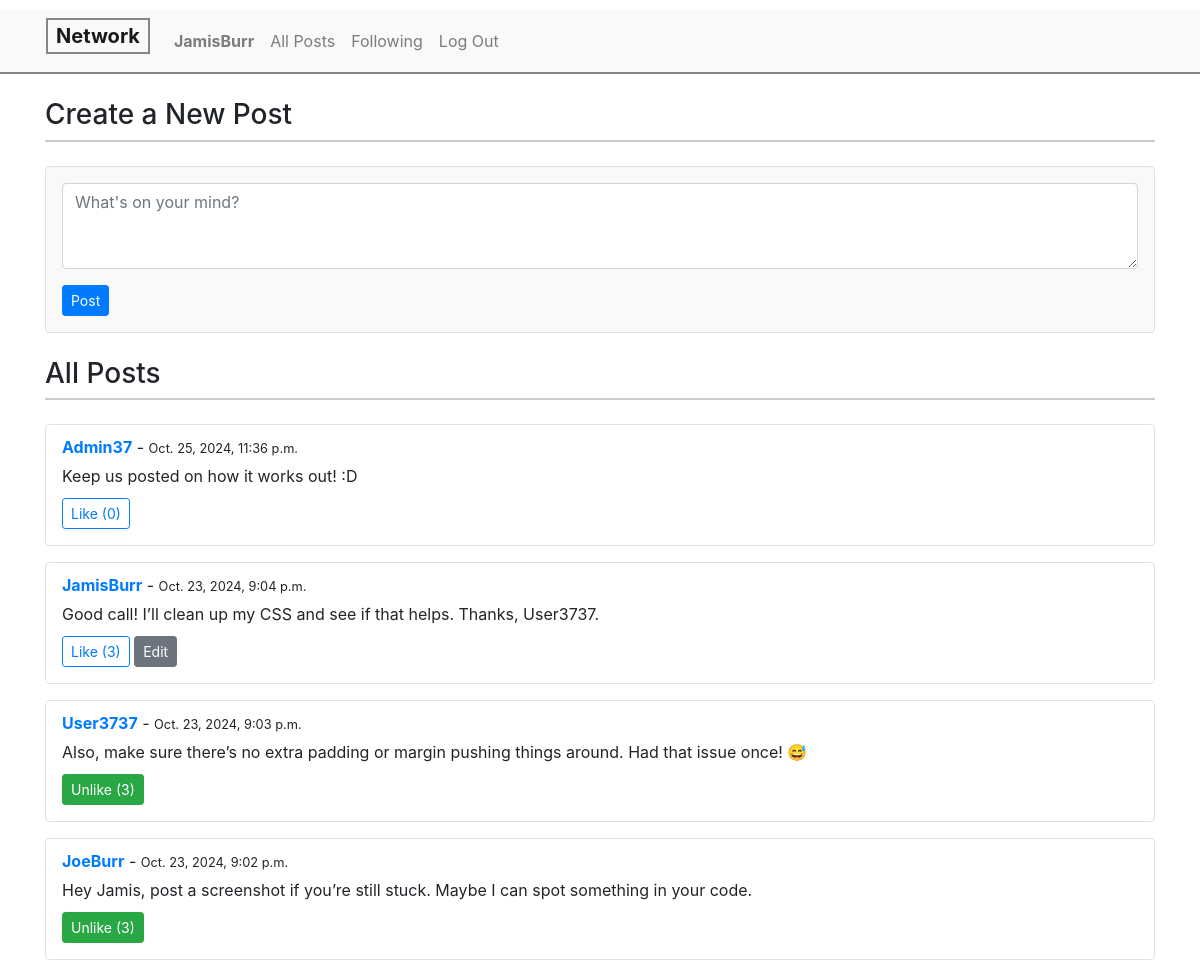
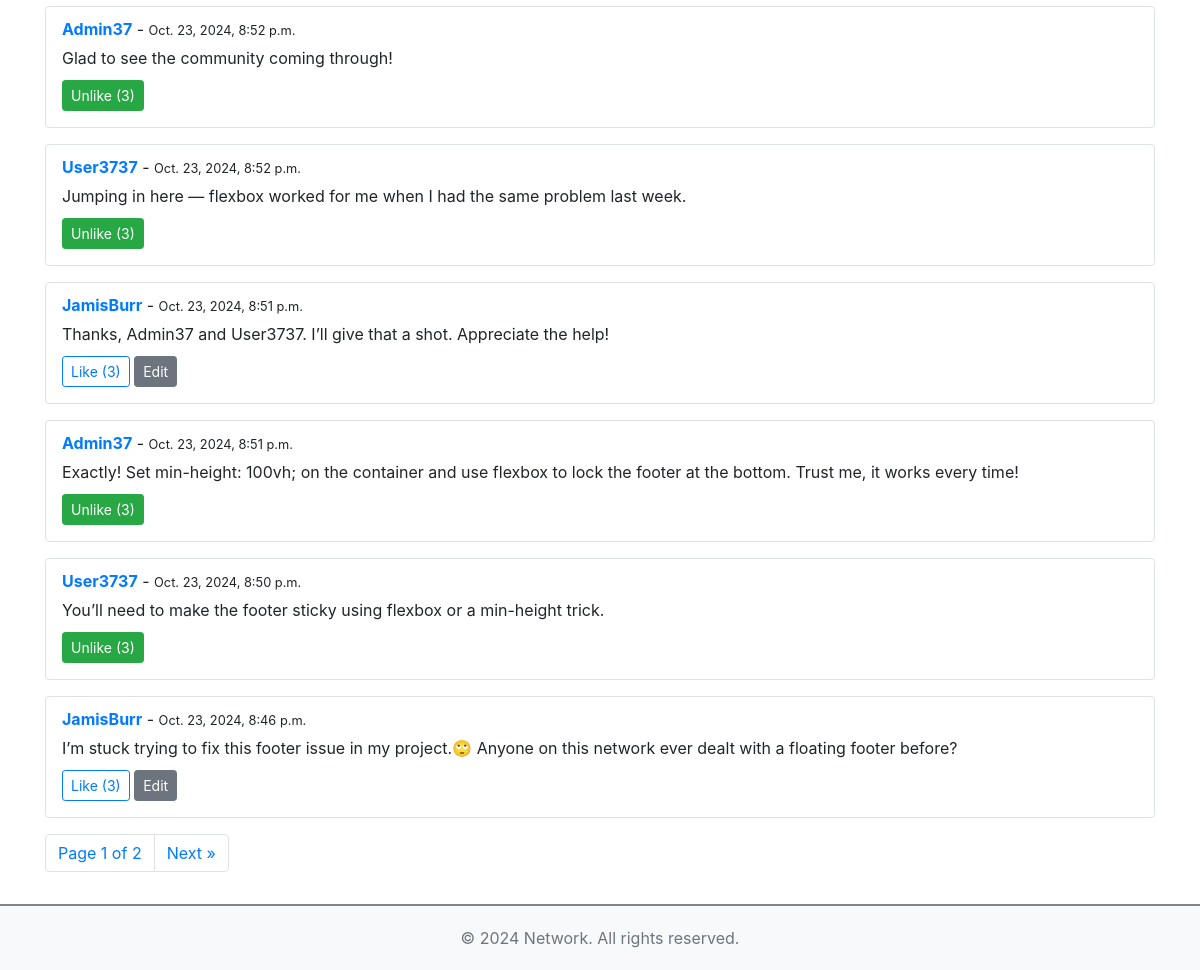
/ (signed in), run on the app's committed database (2 pictures, top to bottom).
### network/models.py (models this page shows, shortened)
class User(AbstractUser):
    following = models.ManyToManyField('self', symmetrical=False, related_name='followers')

class Post(models.Model):
    user = models.ForeignKey(User, on_delete=models.CASCADE, related_name="posts")
    content = models.TextField()
    timestamp = models.DateTimeField(auto_now_add=True)
    likes = models.ManyToManyField(User, related_name='liked_posts', blank=True)

### network/views.py (the view)
# urls.py: path("", views.index, name="index"),
def index(request):
    if request.method == "POST":
        content = request.POST.get('content', '')
        if content:  # Check that content is not empty
            Post.objects.create(user=request.user, content=content)
        return redirect('index')
    posts = Post.objects.all().order_by('-timestamp')
    paginator = Paginator(posts, 10)  # Show 10 posts per page
    page_number = request.GET.get('page')
    page_obj = paginator.get_page(page_number)
    return render(request, "network/index.html", {
        "page_obj": page_obj
    })

### network/templates/network/index.html (shortened to what this page needs)
{% extends "network/layout.html" %}
{% block body %}
    {% if user.is_authenticated %}
    <h4 class="page-header">Create a New Post</h4>
    <div class="new-post mb-4 p-3 border rounded">
        <form id="new-post-form" method="POST">
            <textarea id="post-content" name="content" class="form-control" rows="3" placeholder="What's on your mind?"></textarea>
            <button type="submit" class="btn btn-sm btn btn-primary mt-1 post-button">Post</button>
        </form>
    </div>
    {% endif %}
    <h4 class="page-header">All Posts</h4>
    <div id="all-posts">
        {% for post in page_obj %}
            <div class="post mb-3 p-3 border rounded">
                <a href="{% url 'profile' post.user.username %}"><strong>{{ post.user.username }}</strong></a> - <small>{{ post.timestamp }}</small>
                <p id="post-content-{{ post.id }}" class="post-content">{{ post.content }}</p>
                <button class="btn btn-sm
                    {% if user in post.likes.all %} btn-success {% else %} btn-outline-primary {% endif %}
                    like-btn"
                    data-post-id="{{ post.id }}"
                    data-url-like="{% url 'like_post' post.id %}">
                    {% if user in post.likes.all %}
                        Unlike (<span id="likes-count-{{ post.id }}">{{ post.likes.count }}</span>)
                    {% else %}
                        Like (<span id="likes-count-{{ post.id }}">{{ post.likes.count }}</span>)
                    {% endif %}
                </button>
                {% if user == post.user %}
                <button class="btn btn-sm btn-secondary edit-btn" data-post-id="{{ post.id }}">
                    Edit
                </button>
                {% endif %}
            </div>
        {% empty %}
        <p>No posts to show.</p>
        {% endfor %}
    </div>
    <nav aria-label="Page navigation example">
        <ul class="pagination">
            <li class="page-item">
                <span class="page-link">Page {{ page_obj.number }} of {{ page_obj.paginator.num_pages }}</span>
            </li>
            {% if page_obj.has_next %}
            <li class="page-item">
                <a class="page-link" href="?page={{ page_obj.next_page_number }}" aria-label="Next">
                    <span aria-hidden="true">Next &raquo;</span>
                </a>
            </li>
            {% endif %}
        </ul>
    </nav>
{% endblock %}

### network/templates/network/layout.html (shortened to what this page needs)
{% load static %}
<!DOCTYPE html>
<html lang="en">
    <head>
        <link rel="stylesheet" href="https://stackpath.bootstrapcdn.com/bootstrap/4.4.1/css/bootstrap.min.css">
        <link href="{% static 'network/styles.css' %}" rel="stylesheet">
    </head>
    <body>
        <nav class="navbar navbar-expand-lg navbar-light bg-light">
            <a class="navbar-brand" href="{% url 'index' %}"><b>Network</b></a>
            <div>
              <ul class="navbar-nav mr-auto">
                {% if user.is_authenticated %}
                    <li class="nav-item">
                        <a class="nav-link" href="{% url 'profile' user.username %}">
                            <strong>{{ user.username }}</strong>
                        </a>
                    </li>
                {% endif %}
                <li class="nav-item">
                  <a class="nav-link" href="{% url 'index' %}">All Posts</a>
                </li>
                {% if user.is_authenticated %}
                    <li class="nav-item">
                        <a class="nav-link" href="{% url 'following' %}">Following</a>
                    </li>
                    <li class="nav-item">
                        <a class="nav-link" href="{% url 'logout' %}">Log Out</a>
                    </li>
                {% endif %}
              </ul>
            </div>
          </nav>
          <div class="container custom-container mt-4">
            {% block body %}
            {% endblock %}
        </div>
        <footer class="bg-light text-center text-lg-start mt-3">
            <div class="container p-1">
                <p class="text-muted">&copy; 2024 Network. All rights reserved.</p>
            </div>
        </footer>
    </body>
</html>

### network/static/network/styles.css (style rules this page uses)
html, body { height: 100%; margin: 0; display: flex; flex-direction: column; }
.page-header { font-size: 1.75rem; margin-bottom: 1.5rem; border-bottom: 2px solid #ccc; padding-bottom: 0.5rem; }
.new-post { background-color: #f9f9f9; }
.post { background-color: #fff; margin-bottom: 1rem; padding-top: 10px !important; }
.post-content { margin-top: 5px; margin-bottom: 10px; }
.border { border-color: #ddd; }
form .post-button { margin-top: 16px !important; }
.custom-container { margin-left: 30px; margin-right: auto; }
.container.custom-container { flex-grow: 1; }
footer { width: 100%; text-align: center; border-top: 2px solid #858585; }
footer .container { margin-top: 16px; }
.navbar { border-bottom: 2px solid #858585; margin-top: 10px; }
.navbar-brand { padding-top: 1px; padding-bottom: 1px; padding-left: 8px; padding-right: 8px; border: 2px solid #858585; margin-bottom: 10px; margin-left: 30px; }

### data on the page
User: username "JamisBurr"
Post: user.username "Admin37", timestamp "Oct. 25, 2024, 11:36 p.m.", content "Keep us posted on how it works out! :D", likes.count "0"
Post: user.username "JamisBurr", timestamp "Oct. 23, 2024, 9:04 p.m.", content "Good call! I’ll clean up my CSS and see if that helps. Thanks, User3737.", likes.count "3"
Post: user.username "User3737", timestamp "Oct. 23, 2024, 9:03 p.m.", content "Also, make sure there’s no extra padding or margin pushing things around. Had that issue once! 😅", likes.count "3"
Post: user.username "JoeBurr", timestamp "Oct. 23, 2024, 9:02 p.m.", content "Hey Jamis, post a screenshot if you’re still stuck. Maybe I can spot something in your code.", likes.count "3"
Post: user.username "Admin37", timestamp "Oct. 23, 2024, 8:52 p.m.", content "Glad to see the community coming through!", likes.count "3"
Post: user.username "User3737", timestamp "Oct. 23, 2024, 8:52 p.m.", content "Jumping in here — flexbox worked for me when I had the same problem last week.", likes.count "3"
Post: user.username "JamisBurr", timestamp "Oct. 23, 2024, 8:51 p.m.", content "Thanks, Admin37 and User3737. I’ll give that a shot. Appreciate the help!", likes.count "3"
Post: user.username "Admin37", timestamp "Oct. 23, 2024, 8:51 p.m.", content "Exactly! Set min-height: 100vh; on the container and use flexbox to lock the footer at the bottom. Trust me, it works every time!", likes.count "3"
Post: user.username "User3737", timestamp "Oct. 23, 2024, 8:50 p.m.", content "You’ll need to make the footer sticky using flexbox or a min-height trick.", likes.count "3"
Post: user.username "JamisBurr", timestamp "Oct. 23, 2024, 8:46 p.m.", content "I’m stuck trying to fix this footer issue in my project.🙄 Anyone on this network ever dealt with a floating footer before?", likes.count "3"

### other printed values
{{ page_obj.number }} "1"
{{ page_obj.paginator.num_pages }} "2"
